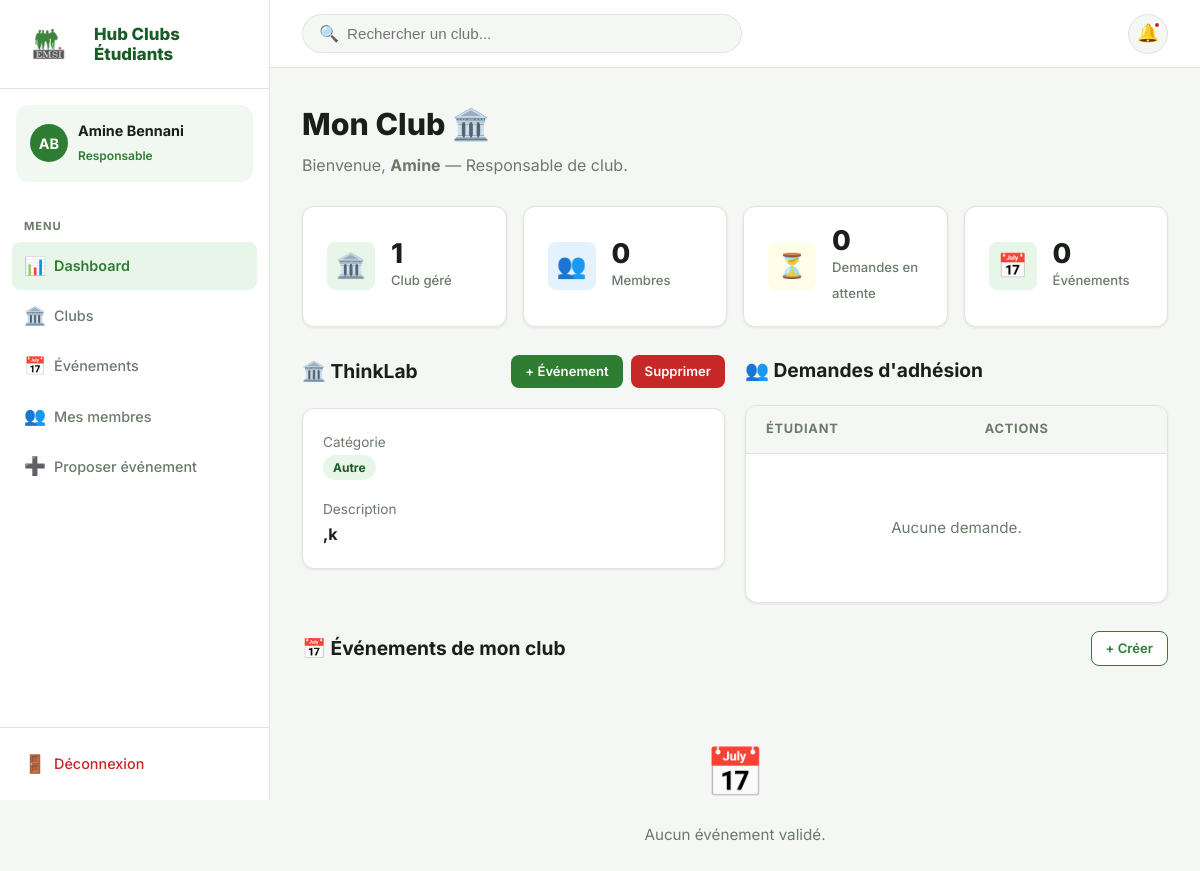
The page /manager/ (signed in) on the database its author committed.
### clubs/models.py (models this page shows, shortened)
class User(AbstractUser):
    class Role(models.TextChoices):
        STUDENT = "student", "Etudiant"
        CLUB_MANAGER = "club_manager", "Responsable de club"
        ADMINISTRATION = "administration", "Administration"
    role = models.CharField(max_length=20, choices=Role.choices, default=Role.STUDENT)
    filiere = models.CharField(max_length=100, blank=True, null=True, verbose_name="Filière")

class Club(models.Model):
    class Category(models.TextChoices):
        MUSIQUE = "Musique", "Musique"
        TECH = "Tech & Innovation", "Tech & Innovation"
        SPORTS = "Sports", "Sports"
        ARTS = "Arts", "Arts"
        AUTRE = "Autre", "Autre"
    name = models.CharField(max_length=120, unique=True)
    description = models.TextField()
    category = models.CharField(max_length=50, choices=Category.choices, default=Category.AUTRE)
    logo = models.ImageField(upload_to="club_logos/", blank=True, null=True)
    manager = models.OneToOneField(
        User,
        on_delete=models.CASCADE,
        related_name="managed_club",
        limit_choices_to={"role": User.Role.CLUB_MANAGER},
    )
    created_at = models.DateTimeField(auto_now_add=True)

### clubs/views.py (the view)
# urls.py: path("manager/", manager_dashboard, name="manager_dashboard"),
@login_required
def manager_dashboard(request):
    if not _require_role(request, [User.Role.CLUB_MANAGER]):
        return redirect("dashboard")
    memberships = ClubMembership.objects.filter(user=request.user).select_related("club")
    managed_club = getattr(request.user, "managed_club", None)
    managed_events = Event.objects.filter(club=managed_club).order_by("-event_date") if managed_club else []
    pending_join_requests = (
        ClubJoinRequest.objects.filter(club=managed_club, status=ClubJoinRequest.Status.PENDING).select_related("user")
        if managed_club
        else []
    )
    return render(
        request,
        "clubs/manager_dashboard.html",
        {
            "memberships": memberships,
            "managed_club": managed_club,
            "managed_events": managed_events,
            "pending_join_requests": pending_join_requests,
        },
    )

### clubs/context_processors.py (called while the page is built)
def manager_pending_requests(request):
    if not request.user.is_authenticated or request.user.role != User.Role.CLUB_MANAGER:
        return {"manager_pending_requests_count": 0}
    managed_club = getattr(request.user, "managed_club", None)
    if not managed_club:
        return {"manager_pending_requests_count": 0}
    count = ClubJoinRequest.objects.filter(
        club=managed_club, status=ClubJoinRequest.Status.PENDING
    ).count()
    return {"manager_pending_requests_count": count}

### clubs/views.py (called while the page is built)
def _require_role(request, allowed_roles):
    if request.user.role not in allowed_roles:
        messages.error(request, "Acces refuse pour votre role.")
        return False
    return True

### templates/clubs/manager_dashboard.html (shortened to what this page needs)
{% extends "clubs/base.html" %}
{% block content %}
<div class="page-header">
  <h1>Mon Club 🏛️</h1>
  <p>Bienvenue, <strong>{{ user.first_name }}</strong> — Responsable de club.</p>
</div>
<div class="stats-grid" style="margin-bottom:28px;">
  <div class="stat-card">
    <div class="stat-icon green">🏛️</div>
    <div class="stat-info"><strong>{% if managed_club %}1{% else %}0{% endif %}</strong><span>Club géré</span></div>
  </div>
  <div class="stat-card">
    <div class="stat-icon blue">👥</div>
    <div class="stat-info"><strong>{{ managed_club.memberships.count|default:"0" }}</strong><span>Membres</span></div>
  </div>
  <div class="stat-card">
    <div class="stat-icon yellow">⏳</div>
    <div class="stat-info"><strong class="stat-num">{{ pending_join_requests|length }}</strong><span>Demandes en attente</span></div>
  </div>
  <div class="stat-card">
    <div class="stat-icon green">📅</div>
    <div class="stat-info"><strong>{{ managed_events|length }}</strong><span>Événements</span></div>
  </div>
</div>
{% if managed_club %}
<div class="two-col" style="align-items:start; margin-bottom:28px;">
  <div>
    <div class="section-header">
      <h2>🏛️ {{ managed_club.name }}</h2>
      <div class="flex gap-8">
        <a href="{% url 'create_event_request' %}" class="btn btn-primary btn-sm">+ Événement</a>
        <a href="{% url 'delete_managed_club' %}" class="btn btn-danger btn-sm"
           onclick="return confirm('Supprimer ce club ?')">Supprimer</a>
      </div>
    </div>
    <div class="card" style="padding:20px;">
      <p class="mb-16"><span class="text-muted text-sm">Catégorie</span><br>
         <span class="badge badge-green">{{ managed_club.category }}</span></p>
      <p><span class="text-muted text-sm">Description</span><br>
         <strong>{{ managed_club.description }}</strong></p>
    </div>
  </div>
  <div>
    <div class="section-header">
      <h2>👥 Demandes d'adhésion</h2>
    </div>
    <div class="table-wrap">
      <table>
        <thead><tr><th>Étudiant</th><th>Actions</th></tr></thead>
        <tbody>
          {% for req in pending_join_requests %}
          <tr>
            <td><strong>{{ req.user.first_name }} {{ req.user.last_name }}</strong>
                <br><span class="text-sm text-muted">{{ req.user.filiere|default:"—" }}</span></td>
            <td class="flex gap-8">
              <a href="{% url 'approve_join_request' req.id %}" class="btn btn-primary btn-sm">✓</a>
              <a href="{% url 'reject_join_request' req.id %}" class="btn btn-danger btn-sm">✗</a>
            </td>
          </tr>
          {% empty %}
          <tr><td colspan="2"><div class="empty-state"><p>Aucune demande.</p></div></td></tr>
          {% endfor %}
        </tbody>
      </table>
    </div>
  </div>
</div>
<div class="section-header">
  <h2>📅 Événements de mon club</h2>
  <a href="{% url 'create_event_request' %}" class="btn btn-outline btn-sm">+ Créer</a>
</div>
<div class="events-list">
  {% for event in managed_events %}
  <div class="event-card">
    <div class="event-date-box">
      <div class="day">{{ event.event_date|date:"d" }}</div>
      <div class="month">{{ event.event_date|date:"M" }}</div>
    </div>
    <div class="event-info">
      <h3>{{ event.title }}</h3>
      <p>{{ event.description }}</p>
      <div class="flex gap-16 wrap mt-8" style="font-size: 0.9rem; color: var(--text-muted);">
        {% if event.location %}
          <span>📍 {{ event.location }}</span>
        {% endif %}
        {% if event.event_time %}
          <span>🕒 {{ event.event_time|time:"H:i" }}</span>
        {% endif %}
      </div>
    </div>
  </div>
  {% empty %}
  <div class="empty-state"><div class="icon">📅</div><p>Aucun événement validé.</p></div>
  {% endfor %}
</div>
{% else %}
<div class="empty-state card" style="padding:48px;">
  <div class="icon">🏛️</div>
  <p>Vous ne gérez pas encore de club.</p>
</div>
{% endif %}
{% endblock %}

### templates/clubs/base.html (shortened to what this page needs)
{% load static %}
<!DOCTYPE html>
<html lang="fr">
<head>
  <link rel="stylesheet" href="{% static 'css/style.css' %}?v=11">
</head>
<body>
<div class="app-layout">
  <aside class="sidebar" id="sidebar">
    <div class="sidebar-brand">
      <img src="{% static 'img/emsi_logo.png' %}" alt="EMSI" style="height:48px; width:auto; object-fit:contain;">
      <div class="brand-name" style="margin-left:10px;">
        <strong style="font-size:1.05rem; font-weight:800; line-height:1.2; color:var(--green-dark);">Hub Clubs<br>Étudiants</strong>
      </div>
    </div>
    {% if user.is_authenticated %}
    <div class="sidebar-user">
      <div class="user-avatar">{{ user.first_name|first|upper }}{{ user.last_name|first|upper }}</div>
      <div class="user-info">
        <strong>{{ user.first_name }} {{ user.last_name }}</strong>
        <span>{% if user.role == 'administration' %}Administrateur{% elif user.role == 'club_manager' %}Responsable{% else %}Étudiant{% endif %}</span>
      </div>
    </div>
    <nav class="sidebar-nav">
      {% if user.role == 'administration' %}
        <div class="nav-section-title">Menu</div>
        <a href="{% url 'admin_dashboard' %}" class="nav-link {% if request.resolver_match.url_name == 'admin_dashboard' %}active{% endif %}">
          <span class="nav-icon">📊</span> Dashboard
        </a>
        <a href="{% url 'club_list' %}" class="nav-link {% if request.resolver_match.url_name == 'club_list' %}active{% endif %}">
          <span class="nav-icon">🏛️</span> Clubs
        </a>
        <a href="{% url 'admin_events' %}" class="nav-link {% if request.resolver_match.url_name == 'admin_events' %}active{% endif %}">
          <span class="nav-icon">📅</span> Événements
        </a>
      {% elif user.role == 'club_manager' %}
        <div class="nav-section-title">Menu</div>
        <a href="{% url 'manager_dashboard' %}" class="nav-link {% if request.resolver_match.url_name == 'manager_dashboard' %}active{% endif %}">
          <span class="nav-icon">📊</span> Dashboard
        </a>
        <a href="{% url 'club_list' %}" class="nav-link {% if request.resolver_match.url_name == 'club_list' %}active{% endif %}">
          <span class="nav-icon">🏛️</span> Clubs
        </a>
        <a href="{% url 'club_events' %}" class="nav-link {% if request.resolver_match.url_name == 'club_events' %}active{% endif %}">
          <span class="nav-icon">📅</span> Événements
        </a>
        <a href="{% url 'managed_club_members' %}" class="nav-link {% if request.resolver_match.url_name == 'managed_club_members' %}active{% endif %}">
          <span class="nav-icon">👥</span> Mes membres
        </a>
        <a href="{% url 'create_event_request' %}" class="nav-link {% if request.resolver_match.url_name == 'create_event_request' %}active{% endif %}">
          <span class="nav-icon">➕</span> Proposer événement
        </a>
      {% endif %}
    </nav>
    {% endif %}
    <div class="sidebar-footer">
      {% if user.is_authenticated %}
        <a href="{% url 'logout' %}" class="nav-link logout">
          <span class="nav-icon">🚪</span> Déconnexion
        </a>
      {% endif %}
    </div>
  </aside>
  <div class="main-wrap">
    <header class="topbar">
      <form action="{% url 'club_list' %}" method="GET" class="topbar-search">
        <span class="icon">🔍</span>
        <input type="text" name="q" placeholder="Rechercher un club..." value="{{ request.GET.q|default:'' }}">
      </form>
      <div class="topbar-right">
        <button class="notif-btn" title="Notifications">🔔<span class="notif-dot"></span></button>
      </div>
    </header>
    <div class="content fade-in">
      {% block content %}{% endblock %}
    </div>
  </div>
</div>
</body>
</html>

### rows shown on the page
User: first_name|first "A", last_name|first "B", first_name "Amine", last_name "Bennani"
Club: memberships.count "0", name "ThinkLab", category "Autre", description ",k"

### other values the page prints
{{ pending_join_requests|length }} "0"
{{ managed_events|length }} "0"
